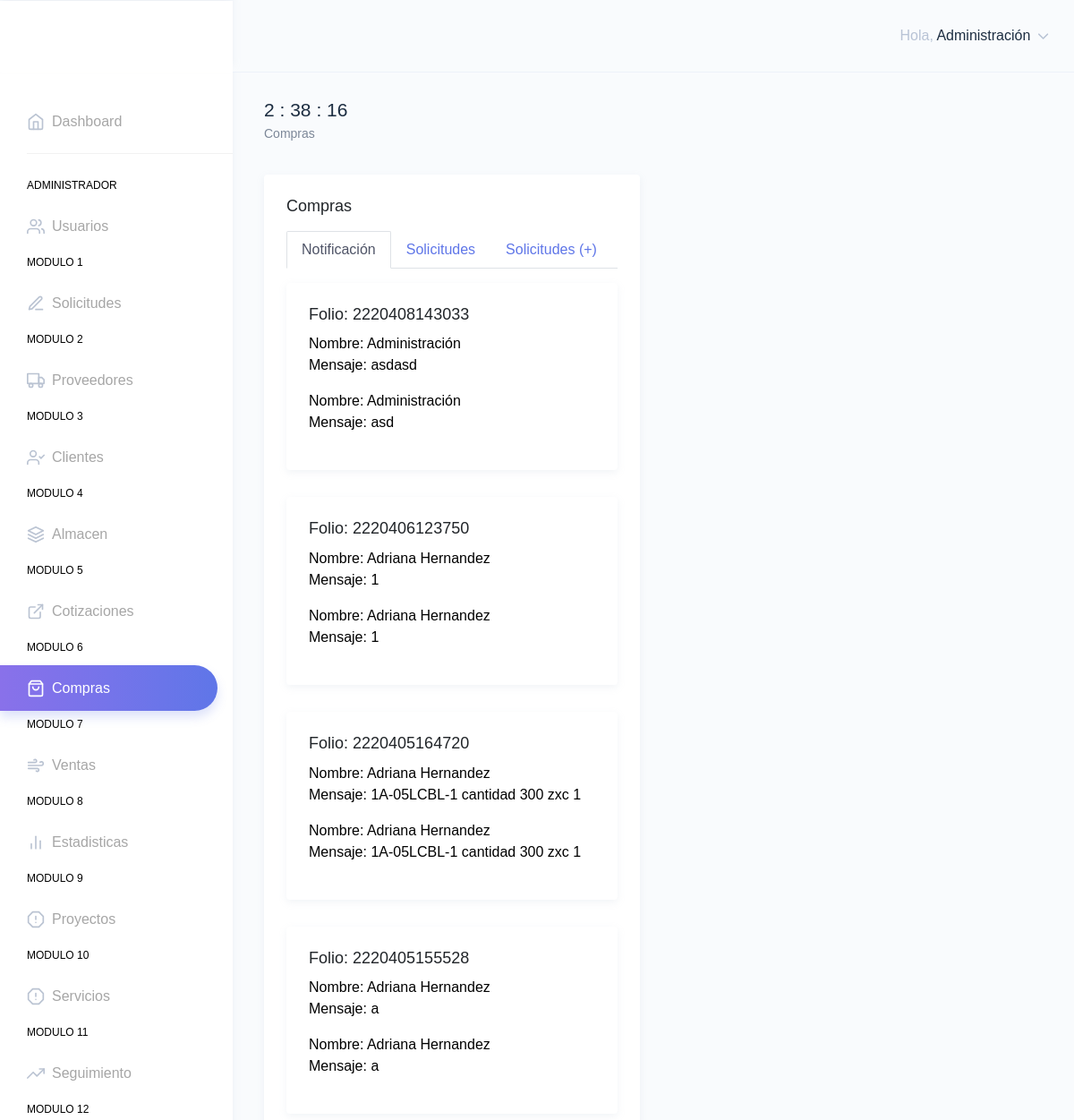
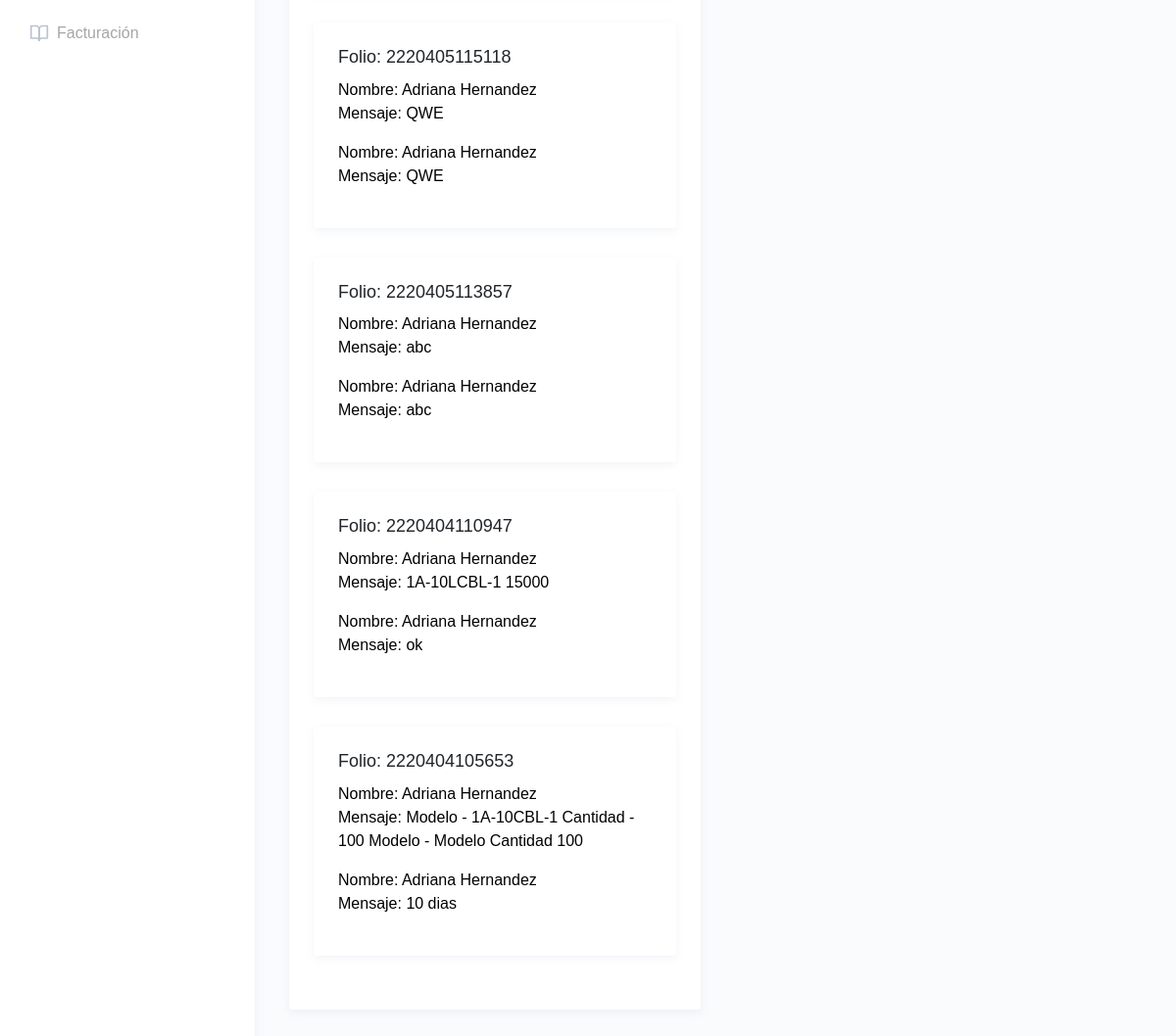
/Compras.php (signed in), run on the app's committed database (2 pictures, top to bottom).
### tables this page shows
CREATE TABLE `m6_compras_mjs` (
  `id` int(11) NOT NULL,
  `folio` varchar(255) NOT NULL,
  `mjs1` text NOT NULL,
  `mjs2` text NOT NULL,
  `fecha` date NOT NULL,
  `user1` varchar(255) NOT NULL,
  `user2` varchar(255) NOT NULL
);

### Compras.php (the view, shortened to what this page needs)
<?php
include_once('global/cyp/cabezera.php');
?>
<div class="page-wrapper">
    <div class="page-breadcrumb">
        <div class="row">
            <div class="col-7 align-self-center">
                <h3 id="hora-dinamico" class="page-title text-truncate text-dark font-weight-medium mb-1"></h3>
                <div class="d-flex align-items-center">
                    <nav aria-label="breadcrumb">
                        <ol class="breadcrumb m-0 p-0">
                            <li class="breadcrumb-item">Compras
                            </li>
                        </ol>
                    </nav>
                </div>
            </div>
        </div>
    </div>
    <div class="container-fluid">
        <div class="row">
            <div class="col-xl-6">
                <div class="card">
                    <div class="card-body">
                        <h4 class="card-title mb-3">Compras</h4>
                        <ul class="nav nav-tabs mb-3">
                            <li class="nav-item">
                                <a href="#mjs" data-toggle="tab" aria-expanded="true" class="nav-link active">
                                    <span class="d-none d-lg-block">Notificación</span>
                                </a>
                            </li>
                            <li class="nav-item">
                                <a href="#soli" data-toggle="tab" aria-expanded="false" class="nav-link">
                                    <span class="d-none d-lg-block">Solicitudes</span>
                                </a>
                            </li>
                            <li class="nav-item">
                                <a href="#soliplus" data-toggle="tab" aria-expanded="false" class="nav-link">
                                    <span class="d-none d-lg-block">Solicitudes (+)</span>
                                </a>
                            </li>
                        </ul>
                        <div class="tab-content">
                            <div class="tab-pane show active" id="mjs">
                                <?php
                                $query = mysqli_query($conexion, 'SELECT * FROM m6_compras_mjs WHERE fecha ORDER BY id DESC');
                                foreach ($query as $row) {
                                ?>
                                    <div class="card">
                                        <div class="card-body collapse show">
                                            <h4 class="card-title">Folio: <?php echo $row['folio']; ?></h4>
                                            <p style="color: black">Nombre: <?php echo $row['user1'] ?> <br> Mensaje: <?php echo $row['mjs1'] ?></p>
                                            <p style="color: black">Nombre: <?php echo $row['user2'] ?> <br> Mensaje: <?php echo $row['mjs2'] ?></p>
                                        </div>
                                    </div>
                                <?php
                                }
                                ?>
                            </div>
                        </div>
                    </div>
                </div>
            </div>
        </div>
    </div>
</div>
<?php
include_once('global/cyp/pie.php');
?>

### data on the page
m6_compras_mjs: folio "2220408143033", user1 "Administración", mjs1 "asdasd", user2 "Administración", mjs2 "asd"
m6_compras_mjs: folio "2220406123750", user1 "Adriana Hernandez", mjs1 "1", user2 "Adriana Hernandez", mjs2 "1"
m6_compras_mjs: folio "2220405164720", user1 "Adriana Hernandez", mjs1 "1A-05LCBL-1 cantidad 300 zxc 1", user2 "Adriana Hernandez", mjs2 "1A-05LCBL-1 cantidad 300 zxc 1"
m6_compras_mjs: folio "2220405155528", user1 "Adriana Hernandez", mjs1 "a", user2 "Adriana Hernandez", mjs2 "a"
m6_compras_mjs: folio "2220405115118", user1 "Adriana Hernandez", mjs1 "QWE", user2 "Adriana Hernandez", mjs2 "QWE"
m6_compras_mjs: folio "2220405113857", user1 "Adriana Hernandez", mjs1 "abc", user2 "Adriana Hernandez", mjs2 "abc"
m6_compras_mjs: folio "2220404110947", user1 "Adriana Hernandez", mjs1 "1A-10LCBL-1 15000", user2 "Adriana Hernandez", mjs2 "ok"
m6_compras_mjs: folio "2220404105653", user1 "Adriana Hernandez", mjs1 "Modelo - 1A-10CBL-1 Cantidad - 100 Modelo - Modelo Cantidad 100", user2 "Adriana Hernandez", mjs2 "10 dias"

### other printed values
$_SESSION['NOMBRE'] "Administración"
